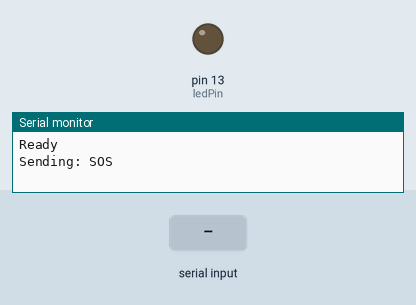
Simulated run of this sketch. Board: Arduino Uno, built with avr-gcc and run on an emulated ATmega328P. Shown: output pins drawn as LEDs (lit = HIGH), the last lines printed to the serial monitor. The inputs (shaded band) are chosen by the test bench. EEPROM starts erased.

Above: at 4.5 s.
4.6 s: "90 45\n" received over Serial
At 5.62 s:
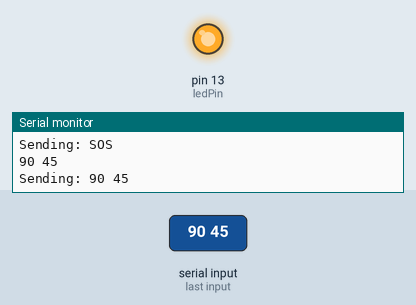
Timing chart, 0 to 13.6 s (numbered marks = the images above; inputs shaded):
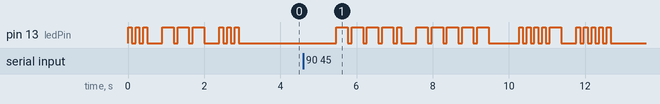

The sketch:

Project_19_Morse_Beacon.ino
```cpp
#include <EEPROM.h>
#include "EEPROMAnything.h"

const int ledPin = 13;
int dotDelay = 100; // milliseconds
const int gapBetweenRepeats = 10; // seconds
const int maxMessageLen = 255;
char message[maxMessageLen];
long lastFlashTime = 0;

char* letters[] = {
  ".-", "-...", "-.-.", "-..", ".", "..-.", "--.", "....", "..",    // A-I
  ".---", "-.-", ".-..", "--", "-.", "---", ".--.", "--.-", ".-.",  // J-R
  "...", "-", "..-", "...-", ".--", "-..-", "-.--", "--.."          // S-Z
};

char* numbers[] = {"-----", ".----", "..---", "...--", "....-", ".....", "-....", "--...", "---..", "----."};

void setup()
{
  pinMode(ledPin, OUTPUT);
  Serial.begin(9600);
  Serial.println("Ready");
  EEPROM_readAnything(0, message);
  if (! isalnum(message[0]))
  {
    strcpy(message, "SOS");
  }
  flashMessage();
}

void loop()
{
  char ch;
  if (Serial.available())      // is there anything to be read from USB?
  {
    int n = Serial.readBytesUntil('\n', message, maxMessageLen-1);
    message[n] = '\0';
    EEPROM_writeAnything(0, message);
    Serial.println(message);
    flashMessage();
  }
  if (millis() > lastFlashTime + gapBetweenRepeats * 1000L)
  {
    flashMessage();
  }
}

void flashMessage()
{
  Serial.print("Sending: ");
  Serial.println(message);
  int i = 0;
  while (message[i] != '\0' && i < maxMessageLen)
  {
    if (Serial.available()) return;  // new message
    char ch = message[i];
    i++;
    if (ch >= 'a' && ch <= 'z')
    {
      flashSequence(letters[ch - 'a']);
    }
    else if (ch >= 'A' && ch <= 'Z')
    {
      flashSequence(letters[ch - 'A']);
    }
    else if (ch >= '0' && ch <= '9')
    {
      flashSequence(numbers[ch - '0']);
    }
    else if (ch == ' ')
    {
     delay(dotDelay * 4);      // gap between words
    }
  }
  lastFlashTime = millis();
}

void flashSequence(char* sequence)
{
   int i = 0;
   while (sequence[i] != NULL)
   {
       flashDotOrDash(sequence[i]);
       i++;
   }
   delay(dotDelay * 3);    // gap between letters
}

void flashDotOrDash(char dotOrDash)
{
  digitalWrite(ledPin, HIGH);
  if (dotOrDash == '.')
  {
    delay(dotDelay);
  }
  else // must be a -
  {
    delay(dotDelay * 3);
  }
  digitalWrite(ledPin, LOW);
  delay(dotDelay); // gap between flashes
}
```

EEPROMAnything.h
```cpp
#include <EEPROM.h>
#include <Arduino.h>  // for type definitions

template <class T> int EEPROM_writeAnything(int ee, const T& value)
{
    const byte* p = (const byte*)(const void*)&value;
    unsigned int i;
    for (i = 0; i < sizeof(value); i++)
          EEPROM.write(ee++, *p++);
    return i;
}

template <class T> int EEPROM_readAnything(int ee, T& value)
{
    byte* p = (byte*)(void*)&value;
    unsigned int i;
    for (i = 0; i < sizeof(value); i++)
          *p++ = EEPROM.read(ee++);
    return i;
}
```
